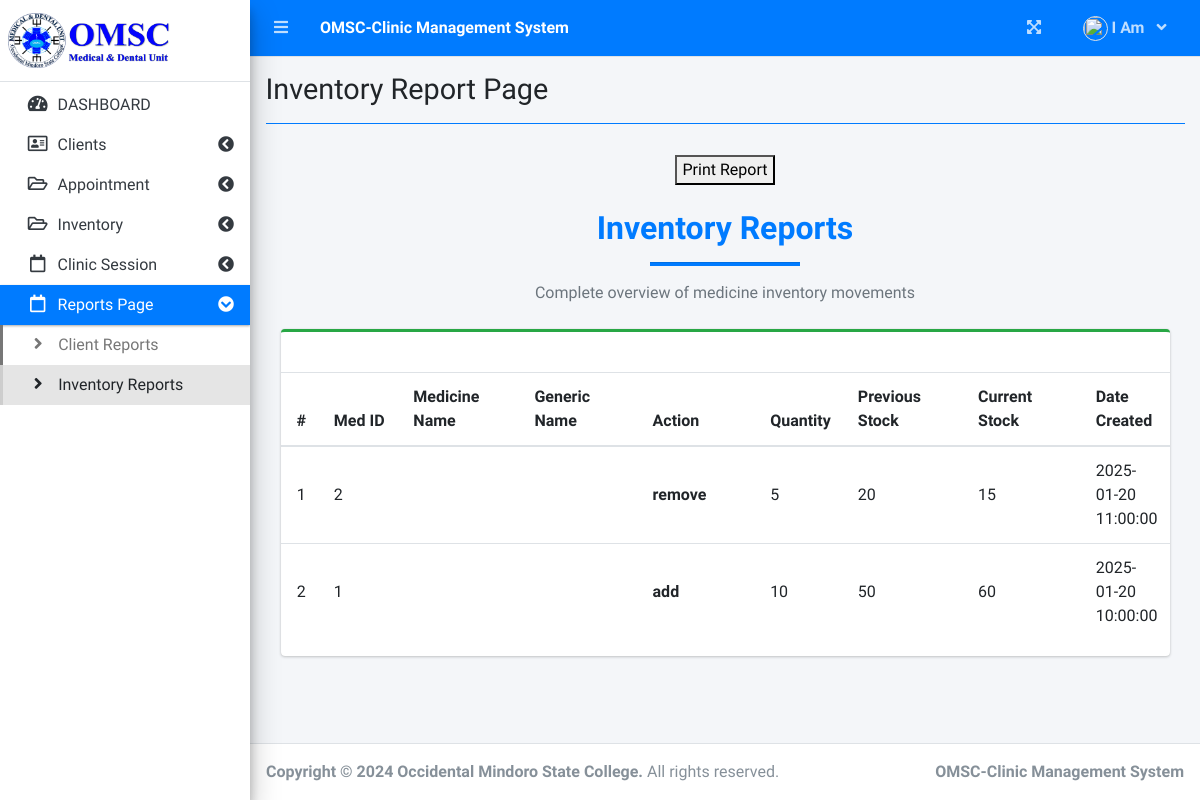
Before: /index.php?page=inventory_report_page (signed in) with the older database file.
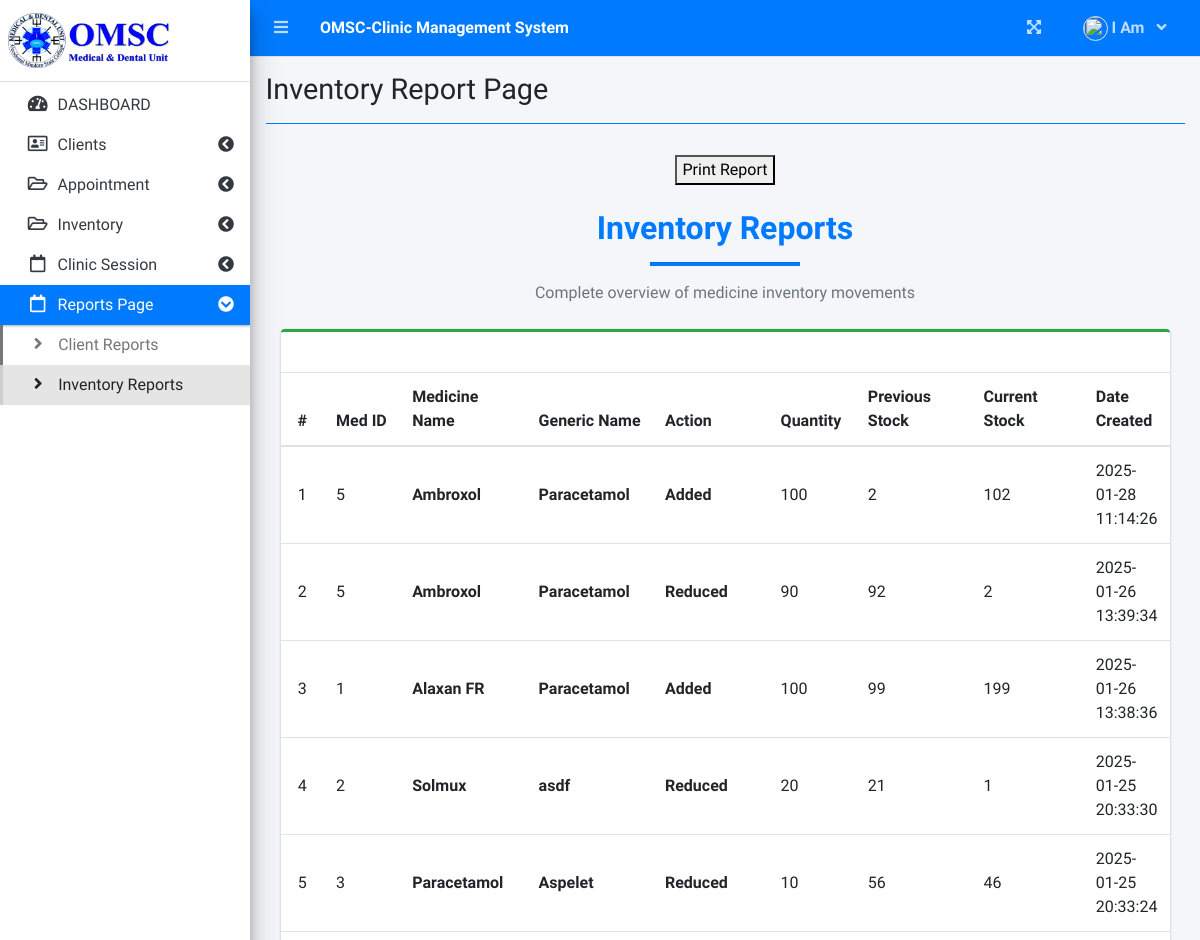
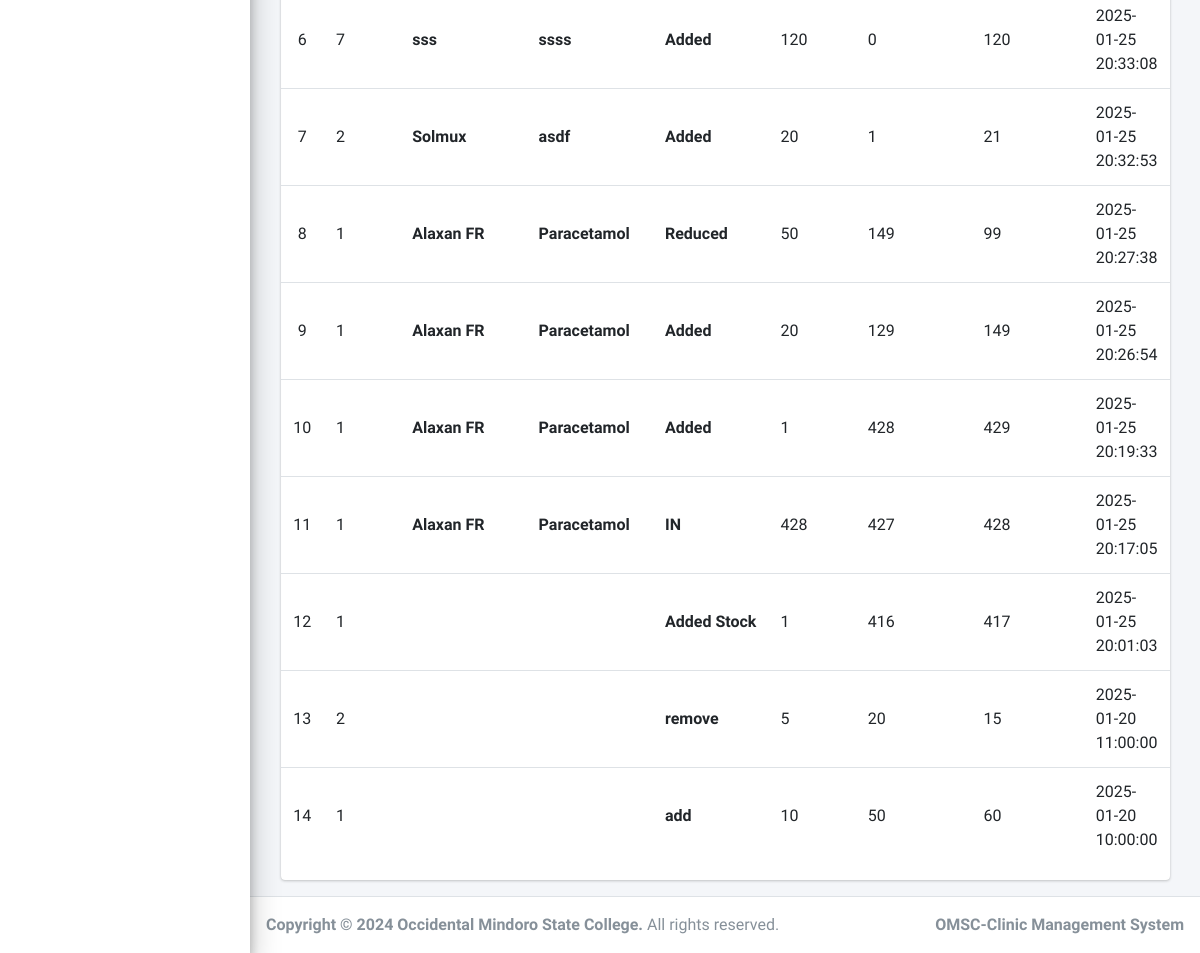
After: the same page with the newer database file (2 pictures, top to bottom).
### tables this page shows
CREATE TABLE `medicine_reports` (
  `id` int(11) NOT NULL,
  `medicine_id` int(11) NOT NULL,
  `med_name` varchar(255) NOT NULL,
  `med_gname` varchar(255) NOT NULL,
  `action` varchar(255) NOT NULL,
  `quantity` int(11) NOT NULL,
  `previous_stock` int(11) NOT NULL,
  `current_stock` int(11) NOT NULL,
  `date_created` datetime NOT NULL DEFAULT current_timestamp()
);

### inventory_report_page.php (the view, shortened to what this page needs)
<?php include 'db_connect.php'; ?>
<div class="col-lg-12">
    <div class="container">
        <div class="container flex-column d-flex justify-content-center align-items-center">
            <button id="printButton">Print Report</button>
        </div>
        <div id="reportContent">
            <div class="form-group mt-4 mb-4">
                <div class="text-center">
                    <h2 class="text-primary font-weight-bold">Inventory Reports</h2>
                    <hr class="bg-primary" style="width: 150px; height: 3px; margin: 15px auto;">
                    <p class="text-muted">Complete overview of medicine inventory movements</p>
                </div>
            </div>
            <div class="card card-outline card-success">
                <div class="card-body"></div>
                <table class="display table tabe-hover table-condensed" id="list">
                <thead>
                    <tr>
                    <th width="5%" class="text-center">#</th>
                    <th width="10%">Med ID</th>
                    <th width="15%">Medicine Name</th>
                    <th width="15%">Generic Name</th>
                    <th width="15%">Action</th>
                    <th width="10%">Quantity</th>
                    <th width="15%">Previous Stock</th>
                    <th width="15%">Current Stock</th>
                    <th width="15%">Date Created</th>
                    </tr>
                </thead>
                <tbody>
                    <?php
                        $i = 1;
                        $query = "SELECT * FROM medicine_reports ORDER BY id DESC";
                        $result = $conn->query($query);
                        if($result->num_rows > 0) {
                            while($row = $result->fetch_assoc()) {
                            ?>
                            <tr>
                                <td class="text-center"><?php echo $i++ ?></td>
                                <td><?php echo $row['medicine_id']; ?></td>
                                <td><b><?php echo $row['med_name']; ?></b></td>
                                <td><b><?php echo $row['med_gname']; ?></b></td>
                                <td><b><?php echo $row['action']; ?></b></td>
                                <td><?php echo $row['quantity']; ?></td>
                                <td><?php echo $row['previous_stock']; ?></td>
                                <td><?php echo $row['current_stock']; ?></td>
                                <td><?php echo $row['date_created']; ?></td>
                            </tr>
                            <?php
                            }
                        } else {
                        echo "<tr><td colspan='7' class='text-center'>No records found</td></tr>";
                        }
                    ?>
                </tbody>
                </table>
            </div>
        </div>
    </div>
</div>

### index.php (shortened to what this page needs)
<!DOCTYPE html>
<html lang="en">
<?php
	include 'header.php'
?>
<body class="hold-transition sidebar-mini layout-fixed layout-navbar-fixed layout-footer-fixed">
<div class="wrapper">
  <?php include 'topbar.php' ?>
  <?php include 'sidebar.php' ?>
  <div class="content-wrapper">
    <div class="content-header">
      <div class="container-fluid">
        <div class="row mb-2">
          <div class="col-sm-6">
            <h1 class="m-0"><?php echo $title ?></h1>
          </div>
        </div>
        <hr class="border-primary">
      </div>
    </div>
    <section class="content">
      <div class="container-fluid">
         <?php
            $page = isset($_GET['page']) ? $_GET['page'] : 'home';
            if(!file_exists($page.".php")){
                include '404.html';
            }else{
            include $page.'.php';
            }
          ?>
      </div>
    </section>
  </div>
  <footer class="main-footer">
    <strong>Copyright &copy; 2024 Occidental Mindoro State College.</strong>
    All rights reserved.
    <div class="float-right d-none d-sm-inline-block">
      <b><?php echo $_SESSION['system']['name'] ?></b>
    </div>
  </footer>
</div>
</body>
</html>

### header.php (shortened to what this page needs)
<head>
  <?php
  $title = isset($_GET['page']) ? ucwords(str_replace("_", ' ', $_GET['page'])) : "Home";
  ?>
  <link rel="stylesheet" href="assets/plugins/fontawesome-free/css/all.min.css">
  <link rel="stylesheet" href="assets/plugins/overlayScrollbars/css/OverlayScrollbars.min.css">
  <link rel="stylesheet" href="assets/plugins/datatables-bs4/css/dataTables.bootstrap4.min.css">
  <link rel="stylesheet" href="assets/plugins/datatables-responsive/css/responsive.bootstrap4.min.css">
  <link rel="stylesheet" href="assets/plugins/datatables-buttons/css/buttons.bootstrap4.min.css">
  <link rel="stylesheet" href="assets/plugins/select2/css/select2.min.css">
  <link rel="stylesheet" href="assets/plugins/select2-bootstrap4-theme/select2-bootstrap4.min.css">
  <link rel="stylesheet" href="assets/plugins/sweetalert2-theme-bootstrap-4/bootstrap-4.min.css">
  <link rel="stylesheet" href="assets/plugins/toastr/toastr.min.css">
  <link rel="stylesheet" href="assets/plugins/dropzone/min/dropzone.min.css">
  <link rel="stylesheet" href="assets/dist/css/jquery.datetimepicker.min.css">
  <link rel="stylesheet" href="assets/plugins/icheck-bootstrap/icheck-bootstrap.min.css">
  <link rel="stylesheet" href="assets/plugins/bootstrap4-toggle/css/bootstrap4-toggle.min.css">
  <link rel="stylesheet" href="assets/dist/css/adminlte.min.css">
  <link rel="stylesheet" href="assets/dist/css/styles.css">
  <link rel="stylesheet" href="assets/plugins/summernote/summernote-bs4.min.css">
</head>

### topbar.php (shortened to what this page needs)
<nav class="main-header navbar navbar-expand navbar-primary navbar-dark ">
  <ul class="navbar-nav">
    <?php if(isset($_SESSION['login_id'])): ?>
    <li class="nav-item">
      <a class="nav-link" data-widget="pushmenu" href="" role="button"><i class="fas fa-bars"></i></a>
    </li>
  <?php endif; ?>
    <li>
      <a class="nav-link text-white"  href="./" role="button"> <large><b><?php echo $_SESSION['system']['name'] ?></b></large></a>
    </li>
  </ul>
  <ul class="navbar-nav ml-auto">
    <li class="nav-item">
      <a class="nav-link" data-widget="fullscreen" href="#" role="button">
        <i class="fas fa-expand-arrows-alt"></i>
      </a>
    </li>
   <li class="nav-item dropdown">
          <a class="nav-link"  data-toggle="dropdown" aria-expanded="true" href="javascript:void(0)">
            <span>
              <div class="d-felx badge-pill">
                <span class=""><img src="assets/uploads/<?php echo $_SESSION['login_avatar'] ?>" alt="" class="user-img border "></span>
                <span><b><?php echo ucwords($_SESSION['login_firstname']) ?></b></span>
                <span class="fa fa-angle-down ml-2"></span>
              </div>
            </span>
          </a>
    </li>
  </ul>
</nav>

### sidebar.php (shortened to what this page needs)
<aside class="main-sidebar sidebar-light-primary elevation-4">
  <div class="dropdown">
 	<a href="./" class="brand-link">
   <img class="index_logo" src="images/logo.png" height=55px width=165px>
  </a>
  </div>
  <div class="sidebar pb-4 mb-4">
    <nav class="mt-2">
      <ul class="nav nav-pills nav-sidebar flex-column nav-flat" data-widget="treeview" role="menu" data-accordion="false">
       <li class="nav-item dropdown">
          <a href="./" class="nav-link nav-home">
            <i class="nav-icon fas fa-tachometer-alt"></i>
            <p>
            <br>
            DASHBOARD
            </p>
          </a>
        </li>
        <?php if($_SESSION['login_type'] == 2): ?>
        <li class="nav-item">
          <a href="#" class="nav-link nav-edit_client">
            <i class="nav-icon far fa-address-card"></i>
            <p>
              Clients
              <i class="right fas fa-chevron-circle-left"></i>
            </p>
          </a>
          <ul class="nav nav-treeview">
            <li class="nav-item">
              <a href="./index.php?page=new_client" class="nav-link nav-new_client tree-item">
                <i class="fas fa-angle-right nav-icon"></i>
                <p>Add New Clients</p>
              </a>
            </li>
            <li class="nav-item">
              <a href="./index.php?page=client_list" class="nav-link nav-client_list tree-item">
                <i class="fas fa-angle-right nav-icon"></i>
                <p>List Clients</p>
              </a>
            </li>
          </ul>
        </li>
        <li class="nav-item">
          <a href="#" class="nav-link nav-edit_doctor_staff">
            <i class="nav-icon fas fa-user-md"></i>
            <p>
              Doctors/Staff
              <i class="right fas fa-chevron-circle-left"></i>
            </p>
          </a>
          <ul class="nav nav-treeview">
            <li class="nav-item">
              <a href="./index.php?page=new_doctor_staff" class="nav-link nav-new_doctor_staff tree-item">
                <i class="fas fa-angle-right nav-icon"></i>
                <p>Add New Doctors/Staff</p>
              </a>
            </li>
            <li class="nav-item">
              <a href="./index.php?page=doctor_staff_list" class="nav-link nav-doctor_staff_list tree-item">
                <i class="fas fa-angle-right nav-icon"></i>
                <p>List Doctors/Staff</p>
              </a>
            </li>
          </ul>
        </li>
        <li class="nav-item">
          <a href="#" class="nav-link nav-edit_user">
            <i class="nav-icon fas fa-users"></i>
            <p>
              Users
              <i class="right fas fa-chevron-circle-left"></i>
            </p>
          </a>
          <ul class="nav nav-treeview">
            <li class="nav-item">
              <a href="./index.php?page=new_user" class="nav-link nav-new_user tree-item">
                <i class="fas fa-angle-right nav-icon"></i>
                <p>Add New User</p>
              </a>
            </li>
            <li class="nav-item">
              <a href="./index.php?page=user_list" class="nav-link nav-user_list tree-item">
                <i class="fas fa-angle-right nav-icon"></i>
                <p>List of Users</p>
              </a>
            </li>
          </ul>
        </li>
        <li class="nav-item dropdown">
          <a href="./index.php?page=designation" class="nav-link nav-designation">
            <i class="nav-icon fas fa-id-card-alt"></i>
            <p>
              Designation
              <i class="right fas fa-chevron-circle-left"></i>
            </p>
          </a>
          <ul class="nav nav-treeview">
            <li class="nav-item">
              <a href="./index.php?page=designation_client" class="nav-link nav-designation_client tree-item">
                <i class="fas fa-angle-right nav-icon"></i>
                <p>Client</p>
              </a>
            </li>
            <li class="nav-item">
              <a href="./index.php?page=designation_clinic" class="nav-link nav-designation_clinic tree-item">
                <i class="fas fa-angle-right nav-icon"></i>
                <p>Clinic</p>
              </a>
            </li>
          </ul>
        </li>
        <li class="nav-item">
          <a href="./index.php?page=medicine" class="nav-link nav-medicine">
            <i class="nav-icon fas fa-pills"></i>
            <p>
              Medicines
            </p>
          </a>
        </li>
        <li class="nav-item dropdown">
          <a href="./index.php?page=campus" class="nav-link nav-campus">
            <i class="nav-icon fas fa-hospital-alt"></i>
            <p>
              Campuses
            </p>
          </a>
        </li>
        <?php elseif($_SESSION['login_type'] == 1): ?>
        <li class="nav-item">
          <a href="#" class="nav-link nav-edit_client">
            <i class="nav-icon far fa-address-card"></i>
            <p>
              Clients
              <i class="right fas fa-chevron-circle-left"></i>
            </p>
          </a>
        </li>
        <li class="nav-item">
          <a href="#" class="nav-link nav-#">
            <i class="nav-icon far fa-folder-open"></i>
            <p>
              Appointment
              <i class="right fas fa-chevron-circle-left"></i>
            </p>
          </a>
        </li>
        <li class="nav-item">
          <a href="#" class="nav-link nav-#">
            <i class="nav-icon far fa-folder-open"></i>
            <p>
              Inventory
              <i class="right fas fa-chevron-circle-left"></i>
            </p>
          </a>
        </li>
        <li class="nav-item dropdown">
          <a href="#" class="nav-link nav-#">
            <i class="nav-icon far fa-calendar"></i>
            <p>
              Clinic Session
              <i class="right fas fa-chevron-circle-left"></i>
            </p>
          </a>
        </li>
        <li class="nav-item dropdown">
          <a href="#" class="nav-link nav-#">
            <i class="nav-icon far fa-calendar"></i>
            <p>
              Reports Page
              <i class="right fas fa-chevron-circle-left"></i>
            </p>
          </a>
          <ul class="nav nav-treeview">
            <li class="nav-item">
              <a href="./index.php?page=client_report_page" class="nav-link nav-client_report_page tree-item">
                <i class="fas fa-angle-right nav-icon"></i>
                <p>Client Reports</p>
              </a>
            </li>
            <li class="nav-item">
              <a href="./index.php?page=inventory_report_page" class="nav-link nav-inventory_report_page tree-item">
                <i class="fas fa-angle-right nav-icon"></i>
                <p>Inventory Reports</p>
              </a>
            </li>
          </ul>
        </li>
        <?php endif; ?>
      </ul>
    </nav>
  </div>
</aside>

### topbar.php (style rules this page uses)
.user-img { border-radius: 50%; height: 25px; width: 25px; object-fit: cover; }

### inventory_report_page.php (style rules this page uses)
table td { vertical-align: middle !important }

Changed rows visible on the page:
added medicine_reports: medicine "5", med_name "Ambroxol", med_gname "Paracetamol", action "Added", quantity "100", previous_stock "2", current_stock "102", date_created "2025-01-28 11:14:26"
added medicine_reports: medicine "5", med_name "Ambroxol", med_gname "Paracetamol", action "Reduced", quantity "90", previous_stock "92", current_stock "2", date_created "2025-01-26 13:39:34"
added medicine_reports: medicine "1", med_name "Alaxan FR", med_gname "Paracetamol", action "Added", quantity "100", previous_stock "99", current_stock "199", date_created "2025-01-26 13:38:36"
added medicine_reports: medicine "2", med_name "Solmux", med_gname "asdf", action "Reduced", quantity "20", previous_stock "21", current_stock "1", date_created "2025-01-25 20:33:30"
added medicine_reports: medicine "3", med_name "Paracetamol", med_gname "Aspelet", action "Reduced", quantity "10", previous_stock "56", current_stock "46", date_created "2025-01-25 20:33:24"
added medicine_reports: medicine "7", med_name "sss", med_gname "ssss", action "Added", quantity "120", previous_stock "0", current_stock "120", date_created "2025-01-25 20:33:08"
added medicine_reports: medicine "2", med_name "Solmux", med_gname "asdf", action "Added", quantity "20", previous_stock "1", current_stock "21", date_created "2025-01-25 20:32:53"
added medicine_reports: medicine "1", med_name "Alaxan FR", med_gname "Paracetamol", action "Reduced", quantity "50", previous_stock "149", current_stock "99", date_created "2025-01-25 20:27:38"
added medicine_reports: medicine "1", med_name "Alaxan FR", med_gname "Paracetamol", action "Added", quantity "20", previous_stock "129", current_stock "149", date_created "2025-01-25 20:26:54"
added medicine_reports: medicine "1", med_name "Alaxan FR", med_gname "Paracetamol", action "Added", quantity "1", previous_stock "428", current_stock "429", date_created "2025-01-25 20:19:33"
added medicine_reports: medicine "1", med_name "Alaxan FR", med_gname "Paracetamol", action "IN", quantity "428", previous_stock "427", current_stock "428", date_created "2025-01-25 20:17:05"
added medicine_reports: medicine "1", action "Added Stock", quantity "1", previous_stock "416", current_stock "417", date_created "2025-01-25 20:01:03"
